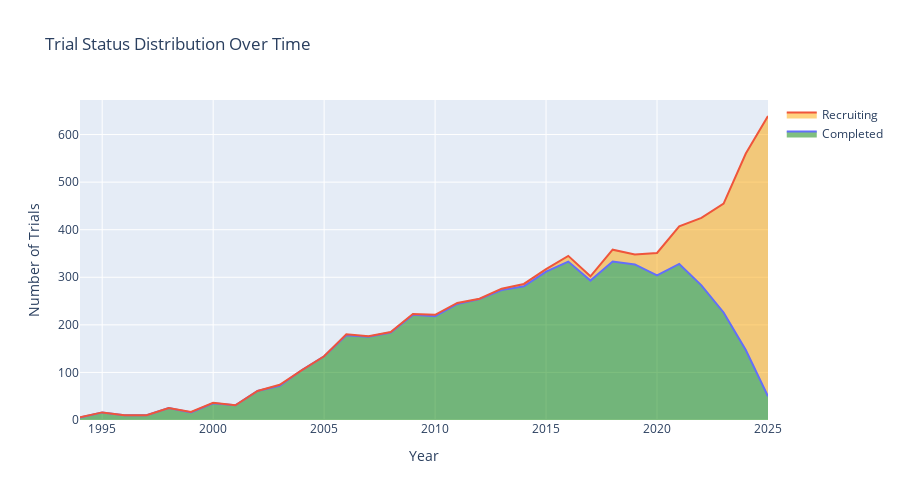

The cell this chart's notebook holds for it:
### Code cell
# Stacked area: Completed vs Recruiting over time
fig_status_yearly = go.Figure()

fig_status_yearly.add_trace(go.Scatter(
    x=df_yearly['start_year'],
    y=df_yearly['completed_count'],
    mode='lines',
    name='Completed',
    stackgroup='one',
    fillcolor='rgba(0, 128, 0, 0.5)'
))

fig_status_yearly.add_trace(go.Scatter(
    x=df_yearly['start_year'],
    y=df_yearly['recruiting_count'],
    mode='lines',
    name='Recruiting',
    stackgroup='one',
    fillcolor='rgba(255, 165, 0, 0.5)'
))

fig_status_yearly.update_layout(
    title='Trial Status Distribution Over Time',
    xaxis_title='Year',
    yaxis_title='Number of Trials',
    height=500,
    hovermode='x unified'
)

fig_status_yearly.show()

### Figure 1 — Plotly figure (JSON) as saved in the notebook; plotly's stock layout.template omitted (floating-point values rounded to 4 significant figures)
{"data": [{"fillcolor": "rgba(0, 128, 0, 0.5)", "mode": "lines", "name": "Completed", "stackgroup": "one", "type": "scatter", "x": [1994, 1995, 1996, 1997, 1998, 1999, 2000, 2001, 2002, 2003, 2004, 2005, 2006, 2007, 2008, 2009, 2010, 2011, 2012, 2013, 2014, 2015, 2016, 2017, 2018, 2019, 2020, 2021, 2022, 2023, 2024, 2025], "y": [5, 16, 10, 10, 25, 16, 35, 31, 61, 72, 105, 134, 178, 175, 184, 221, 218, 244, 254, 273, 281, 312, 333, 293, 333, 327, 304, 328, 283, 226, 147, 50]}, {"fillcolor": "rgba(255, 165, 0, 0.5)", "mode": "lines", "name": "Recruiting", "stackgroup": "one", "type": "scatter", "x": [1994, 1995, 1996, 1997, 1998, 1999, 2000, 2001, 2002, 2003, 2004, 2005, 2006, 2007, 2008, 2009, 2010, 2011, 2012, 2013, 2014, 2015, 2016, 2017, 2018, 2019, 2020, 2021, 2022, 2023, 2024, 2025], "y": [1, 0, 0, 0, 0, 1, 1, 0, 0, 2, 0, 0, 2, 1, 1, 2, 3, 2, 1, 3, 5, 5, 12, 9, 25, 21, 47, 79, 142, 229, 413, 589]}], "layout": {"height": 500, "hovermode": "x unified", "title": {"text": "Trial Status Distribution Over Time"}, "xaxis": {"title": {"text": "Year"}}, "yaxis": {"title": {"text": "Number of Trials"}}}}
